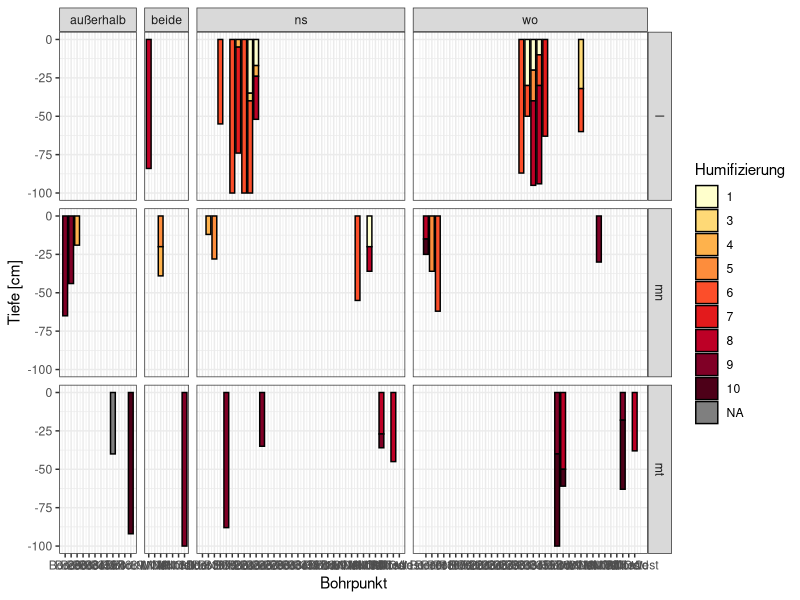
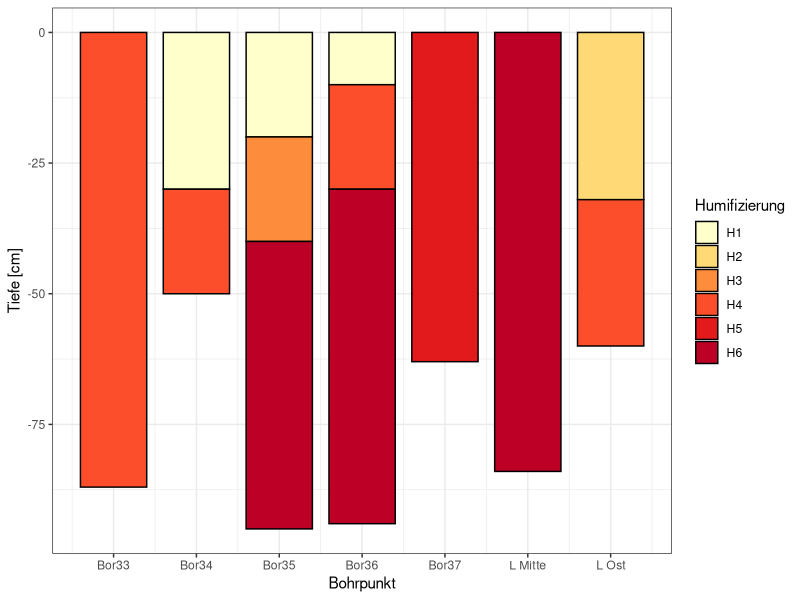

Reproduce these figures in R, in order.
library(readxl)
data <- read_xlsx("Torfzersetzung.xlsx")
str(data)
hum_colors <- c(
  "1"  = "#ffffcc",
  "2"  = "#ffeda0",
  "3"  = "#fed976",
  "4"  = "#feb24c",
  "5"  = "#fd8d3c",
  "6"  = "#fc4e2a",
  "7"  = "#e31a1c",
  "8"  = "#bd0026",
  "9"  = "#800026",
  "10" = "#4d0018"
)


library(ggplot2)
library(dplyr)

plot_data <- data %>%
  mutate(
    Punkt = factor(Punkt),
    top = -von,
    bottom = -bis,
    hum_factor = factor(hum_num, levels = 1:10)
  )


ggplot(plot_data) +
  geom_rect(aes(
    xmin = as.numeric(Punkt) - 0.4,
    xmax = as.numeric(Punkt) + 0.4,
    ymin = bottom,
    ymax = top,
    fill = hum_factor
  ),
  color = "black"
  ) +
  
  scale_fill_manual(
    values = hum_colors,
    name = "Humifizierung"
  ) +
  
  scale_x_continuous(
    breaks = 1:length(levels(plot_data$Punkt)),
    labels = levels(plot_data$Punkt)
  ) +
  
  facet_grid(site ~ transekt, scales = "free_x", space = "free_x") +
  
  labs(
    x = "Bohrpunkt",
    y = "Tiefe [cm]"
  ) +
  
  theme_bw()





plot_data <- data %>%
  filter(site == "l", transekt %in% c("wo", "beide")) %>%
  mutate(
    Punkt = factor(Punkt),
    top = -von,
    bottom = -bis,
    hum_factor = factor(hum_num, levels = 1:10)
  )
ggplot(plot_data) +
  geom_rect(aes(
    xmin = as.numeric(Punkt) - 0.4,
    xmax = as.numeric(Punkt) + 0.4,
    ymin = bottom,
    ymax = top,
    fill = hum_factor
  ),
  color = "black"
  ) +
  
  scale_fill_manual(
    values = hum_colors,
    name = "Humifizierung",
    labels = paste0("H", 1:10),
    na.translate = FALSE
  )+
  scale_x_continuous(
    breaks = seq_along(levels(plot_data$Punkt)),
    labels = levels(plot_data$Punkt)
  ) +
  
  labs(
    x = "Bohrpunkt",
    y = "Tiefe [cm]"
  ) +
  
  theme_bw()

levels(plot_data$hum_factor)
names(hum_colors)
